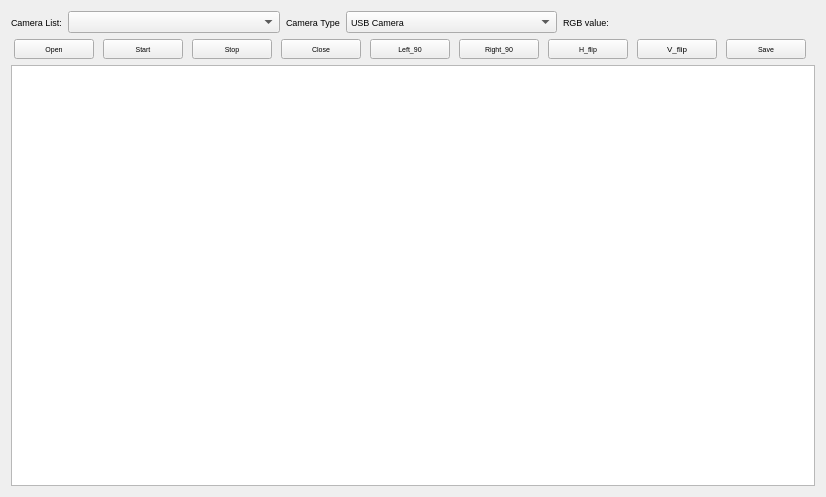
<?xml version="1.0" encoding="UTF-8"?>
<ui version="4.0">
 <class>CameraWidget</class>
 <widget class="QWidget" name="CameraWidget">
  <property name="windowModality">
   <enum>Qt::WindowModal</enum>
  </property>
  <property name="geometry">
   <rect>
    <x>0</x>
    <y>0</y>
    <width>826</width>
    <height>497</height>
   </rect>
  </property>
  <property name="sizePolicy">
   <sizepolicy hsizetype="Expanding" vsizetype="Expanding">
    <horstretch>0</horstretch>
    <verstretch>0</verstretch>
   </sizepolicy>
  </property>
  <property name="font">
   <font>
    <pointsize>7</pointsize>
   </font>
  </property>
  <property name="windowTitle">
   <string>Form</string>
  </property>
  <layout class="QGridLayout" name="gridLayout">
   <item row="0" column="0">
    <layout class="QHBoxLayout" name="horizontalLayout">
     <item>
      <widget class="QLabel" name="label">
       <property name="sizePolicy">
        <sizepolicy hsizetype="Fixed" vsizetype="Minimum">
         <horstretch>0</horstretch>
         <verstretch>0</verstretch>
        </sizepolicy>
       </property>
       <property name="font">
        <font>
         <pointsize>7</pointsize>
        </font>
       </property>
       <property name="text">
        <string>Camera List:</string>
       </property>
      </widget>
     </item>
     <item>
      <widget class="QComboBox" name="camera_list">
       <property name="sizePolicy">
        <sizepolicy hsizetype="Minimum" vsizetype="Minimum">
         <horstretch>0</horstretch>
         <verstretch>0</verstretch>
        </sizepolicy>
       </property>
       <property name="font">
        <font>
         <pointsize>7</pointsize>
        </font>
       </property>
      </widget>
     </item>
     <item>
      <widget class="QLabel" name="label_2">
       <property name="sizePolicy">
        <sizepolicy hsizetype="Fixed" vsizetype="Minimum">
         <horstretch>0</horstretch>
         <verstretch>0</verstretch>
        </sizepolicy>
       </property>
       <property name="font">
        <font>
         <pointsize>7</pointsize>
        </font>
       </property>
       <property name="text">
        <string>Camera Type</string>
       </property>
      </widget>
     </item>
     <item>
      <widget class="QComboBox" name="camera_type">
       <property name="sizePolicy">
        <sizepolicy hsizetype="Minimum" vsizetype="Minimum">
         <horstretch>0</horstretch>
         <verstretch>0</verstretch>
        </sizepolicy>
       </property>
       <property name="font">
        <font>
         <pointsize>7</pointsize>
        </font>
       </property>
       <item>
        <property name="text">
         <string>USB Camera</string>
        </property>
       </item>
       <item>
        <property name="text">
         <string>Mipi Camera</string>
        </property>
       </item>
      </widget>
     </item>
     <item>
      <widget class="QLabel" name="label_3">
       <property name="sizePolicy">
        <sizepolicy hsizetype="Fixed" vsizetype="Minimum">
         <horstretch>0</horstretch>
         <verstretch>0</verstretch>
        </sizepolicy>
       </property>
       <property name="font">
        <font>
         <pointsize>7</pointsize>
        </font>
       </property>
       <property name="text">
        <string>RGB value:</string>
       </property>
      </widget>
     </item>
     <item>
      <widget class="QLabel" name="color_label">
       <property name="sizePolicy">
        <sizepolicy hsizetype="Fixed" vsizetype="Minimum">
         <horstretch>0</horstretch>
         <verstretch>0</verstretch>
        </sizepolicy>
       </property>
       <property name="minimumSize">
        <size>
         <width>200</width>
         <height>0</height>
        </size>
       </property>
       <property name="font">
        <font>
         <pointsize>7</pointsize>
        </font>
       </property>
       <property name="text">
        <string/>
       </property>
      </widget>
     </item>
    </layout>
   </item>
   <item row="1" column="0">
    <layout class="QHBoxLayout" name="horizontalLayout_4">
     <item>
      <widget class="QPushButton" name="btn_open_camera">
       <property name="sizePolicy">
        <sizepolicy hsizetype="Expanding" vsizetype="Fixed">
         <horstretch>0</horstretch>
         <verstretch>0</verstretch>
        </sizepolicy>
       </property>
       <property name="minimumSize">
        <size>
         <width>80</width>
         <height>20</height>
        </size>
       </property>
       <property name="maximumSize">
        <size>
         <width>80</width>
         <height>25</height>
        </size>
       </property>
       <property name="font">
        <font>
         <pointsize>5</pointsize>
        </font>
       </property>
       <property name="text">
        <string>Open</string>
       </property>
      </widget>
     </item>
     <item>
      <widget class="QPushButton" name="btn_start_grab">
       <property name="sizePolicy">
        <sizepolicy hsizetype="Expanding" vsizetype="Fixed">
         <horstretch>0</horstretch>
         <verstretch>0</verstretch>
        </sizepolicy>
       </property>
       <property name="minimumSize">
        <size>
         <width>80</width>
         <height>20</height>
        </size>
       </property>
       <property name="maximumSize">
        <size>
         <width>80</width>
         <height>25</height>
        </size>
       </property>
       <property name="font">
        <font>
         <pointsize>5</pointsize>
        </font>
       </property>
       <property name="text">
        <string>Start</string>
       </property>
      </widget>
     </item>
     <item>
      <widget class="QPushButton" name="btn_stop_grab">
       <property name="sizePolicy">
        <sizepolicy hsizetype="Expanding" vsizetype="Fixed">
         <horstretch>0</horstretch>
         <verstretch>0</verstretch>
        </sizepolicy>
       </property>
       <property name="minimumSize">
        <size>
         <width>80</width>
         <height>20</height>
        </size>
       </property>
       <property name="maximumSize">
        <size>
         <width>80</width>
         <height>25</height>
        </size>
       </property>
       <property name="font">
        <font>
         <pointsize>5</pointsize>
        </font>
       </property>
       <property name="text">
        <string>Stop</string>
       </property>
      </widget>
     </item>
     <item>
      <widget class="QPushButton" name="btn_close_camera">
       <property name="sizePolicy">
        <sizepolicy hsizetype="Expanding" vsizetype="Fixed">
         <horstretch>0</horstretch>
         <verstretch>0</verstretch>
        </sizepolicy>
       </property>
       <property name="minimumSize">
        <size>
         <width>80</width>
         <height>20</height>
        </size>
       </property>
       <property name="maximumSize">
        <size>
         <width>80</width>
         <height>25</height>
        </size>
       </property>
       <property name="font">
        <font>
         <pointsize>5</pointsize>
        </font>
       </property>
       <property name="text">
        <string>Close</string>
       </property>
      </widget>
     </item>
     <item>
      <widget class="QPushButton" name="btn_counterclockwise_90">
       <property name="sizePolicy">
        <sizepolicy hsizetype="Expanding" vsizetype="Fixed">
         <horstretch>0</horstretch>
         <verstretch>0</verstretch>
        </sizepolicy>
       </property>
       <property name="minimumSize">
        <size>
         <width>80</width>
         <height>20</height>
        </size>
       </property>
       <property name="maximumSize">
        <size>
         <width>80</width>
         <height>25</height>
        </size>
       </property>
       <property name="font">
        <font>
         <pointsize>5</pointsize>
        </font>
       </property>
       <property name="text">
        <string>Left_90</string>
       </property>
      </widget>
     </item>
     <item>
      <widget class="QPushButton" name="btn_clockwise_90">
       <property name="sizePolicy">
        <sizepolicy hsizetype="Expanding" vsizetype="Fixed">
         <horstretch>0</horstretch>
         <verstretch>0</verstretch>
        </sizepolicy>
       </property>
       <property name="minimumSize">
        <size>
         <width>80</width>
         <height>20</height>
        </size>
       </property>
       <property name="maximumSize">
        <size>
         <width>80</width>
         <height>25</height>
        </size>
       </property>
       <property name="font">
        <font>
         <pointsize>5</pointsize>
        </font>
       </property>
       <property name="text">
        <string>Right_90</string>
       </property>
      </widget>
     </item>
     <item>
      <widget class="QPushButton" name="btn_horizontal_flip">
       <property name="sizePolicy">
        <sizepolicy hsizetype="Expanding" vsizetype="Fixed">
         <horstretch>0</horstretch>
         <verstretch>0</verstretch>
        </sizepolicy>
       </property>
       <property name="minimumSize">
        <size>
         <width>80</width>
         <height>20</height>
        </size>
       </property>
       <property name="maximumSize">
        <size>
         <width>80</width>
         <height>25</height>
        </size>
       </property>
       <property name="font">
        <font>
         <pointsize>5</pointsize>
        </font>
       </property>
       <property name="text">
        <string>H_flip</string>
       </property>
      </widget>
     </item>
     <item>
      <widget class="QPushButton" name="btn_vertical_flip">
       <property name="sizePolicy">
        <sizepolicy hsizetype="Expanding" vsizetype="Fixed">
         <horstretch>0</horstretch>
         <verstretch>0</verstretch>
        </sizepolicy>
       </property>
       <property name="minimumSize">
        <size>
         <width>80</width>
         <height>20</height>
        </size>
       </property>
       <property name="maximumSize">
        <size>
         <width>80</width>
         <height>25</height>
        </size>
       </property>
       <property name="font">
        <font>
         <pointsize>6</pointsize>
        </font>
       </property>
       <property name="text">
        <string>V_flip</string>
       </property>
      </widget>
     </item>
     <item>
      <widget class="QPushButton" name="btn_image_shoot">
       <property name="sizePolicy">
        <sizepolicy hsizetype="Expanding" vsizetype="Fixed">
         <horstretch>0</horstretch>
         <verstretch>0</verstretch>
        </sizepolicy>
       </property>
       <property name="minimumSize">
        <size>
         <width>80</width>
         <height>20</height>
        </size>
       </property>
       <property name="maximumSize">
        <size>
         <width>80</width>
         <height>25</height>
        </size>
       </property>
       <property name="font">
        <font>
         <pointsize>5</pointsize>
        </font>
       </property>
       <property name="text">
        <string>Save</string>
       </property>
      </widget>
     </item>
    </layout>
   </item>
   <item row="2" column="0">
    <widget class="InteractiveView" name="img_view">
     <property name="minimumSize">
      <size>
       <width>0</width>
       <height>0</height>
      </size>
     </property>
     <property name="font">
      <font>
       <pointsize>7</pointsize>
      </font>
     </property>
    </widget>
   </item>
  </layout>
 </widget>
 <customwidgets>
  <customwidget>
   <class>InteractiveView</class>
   <extends>QGraphicsView</extends>
   <header location="global">drawwidget.h</header>
  </customwidget>
 </customwidgets>
 <resources/>
 <connections/>
</ui>
